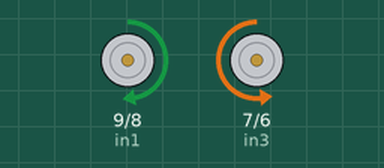
The sketch below on a simulated Arduino Uno, built with avr-gcc and run on an emulated ATmega328P. Parts: motor-driver pin pairs drawn as motors (green arrow = first pin HIGH = forward, orange = second pin HIGH = backward, longer = more drive, scaled by the enable pin).

Above: at 1.19 s.
At 7.85 s:
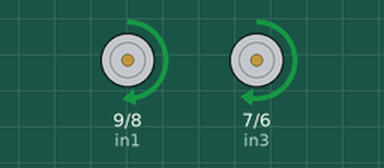
At 14.41 s:
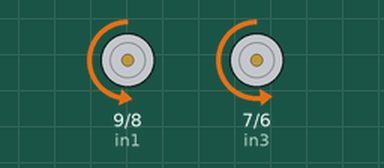
At 24.5 s:
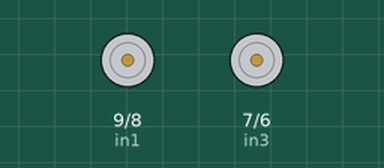
Timing chart, 0 to 25.3 s (numbered marks = the images above):
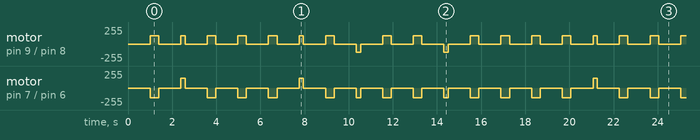

Measured:
- by itself, motor on pin 9 (in1) / pin 8 (in2): moves between backward 127/255 and forward 127/255, repeating every 18.7 s
- by itself, motor on pin 7 (in3) / pin 6 (in4): moves between backward 145/255 and forward 145/255, repeating every 18.7 s

The sketch:

firmware.ino
```cpp
//Car mappping//
// Motor A connections
int enA = 10;
int in1 = 9;
int in2 = 8;
// Motor B connections
int enB = 5;
int in3 = 7;
int in4 = 6;
//defining pins and variables
#define leftsensor A3
#define rightsensor A2

void setup() {
  // Set all the motor control pins to outputs
  pinMode(enA, OUTPUT);
  pinMode(enB, OUTPUT);
  pinMode(in1, OUTPUT);
  pinMode(in2, OUTPUT);
  pinMode(in3, OUTPUT);
  pinMode(in4, OUTPUT);
  // Turn off motors - Initial state
  digitalWrite(in1, LOW);
  digitalWrite(in2, LOW);
  digitalWrite(in3, LOW);
  digitalWrite(in4, LOW);
  //declaring pin types
  pinMode(A3,INPUT);
  pinMode(A2,INPUT);
  //begin serial communication
  Serial.begin(9600);
  analogWrite(enA, 85*1.5);
  analogWrite(enB, 97*1.5);
  delay(1000);
}

void NinetyRight() {

  digitalWrite(in1, HIGH);
  digitalWrite(in2, LOW);
  digitalWrite(in3, HIGH);
  digitalWrite(in4, LOW);
  delay(195);

  digitalWrite(in1, LOW);
  digitalWrite(in2, LOW);
  digitalWrite(in3, LOW);
  digitalWrite(in4, LOW);
  delay(1000);
}

void NinetyLeft() {
  digitalWrite(in1, LOW);
  digitalWrite(in2, HIGH);
  digitalWrite(in3, LOW);
  digitalWrite(in4, HIGH);
  delay(195);

  digitalWrite(in1, LOW);
  digitalWrite(in2, LOW);
  digitalWrite(in3, LOW);
  digitalWrite(in4, LOW);
  delay(1000);
}

void OneSpaceForward() {
  digitalWrite(in1, HIGH);
  digitalWrite(in2, LOW);
  digitalWrite(in3, LOW);
  digitalWrite(in4, HIGH);
  delay(390);

  digitalWrite(in1, LOW);
  digitalWrite(in2, LOW);
  digitalWrite(in3, LOW);
  digitalWrite(in4, LOW);
  delay(1000);
}

void OneSpaceReverse() {
  digitalWrite(in1, LOW);
  digitalWrite(in2, HIGH);
  digitalWrite(in3, HIGH);
  digitalWrite(in4, LOW);
  delay(500);

  digitalWrite(in1, LOW);
  digitalWrite(in2, LOW);
  digitalWrite(in3, LOW);
  digitalWrite(in4, LOW);
  delay(1000);
}

void speedControl() {
  // Turn on motors
  digitalWrite(in1, LOW);
  digitalWrite(in2, HIGH);
  digitalWrite(in3, LOW);
  digitalWrite(in4, HIGH);
  // Accelerate from zero to maximum speed
  for (int i = 0; i < 256; i++) {
    analogWrite(enA, i);
    analogWrite(enB, i);
    delay(20);
  }
  // Decelerate from maximum speed to zero
  for (int i = 255; i >= 0; --i) {
    analogWrite(enA, i);
    analogWrite(enB, i);
    delay(20);
  }
  // Now turn off motors
  digitalWrite(in1, LOW);
  digitalWrite(in2, LOW);
  digitalWrite(in3, LOW);
  digitalWrite(in4, LOW);
}

void loop(){ OneSpaceForward(); NinetyRight(); OneSpaceForward(); OneSpaceForward(); OneSpaceForward(); NinetyRight(); OneSpaceForward(); NinetyLeft(); OneSpaceForward(); OneSpaceForward(); NinetyLeft(); OneSpaceForward(); OneSpaceForward(); OneSpaceForward(); return;}
```
